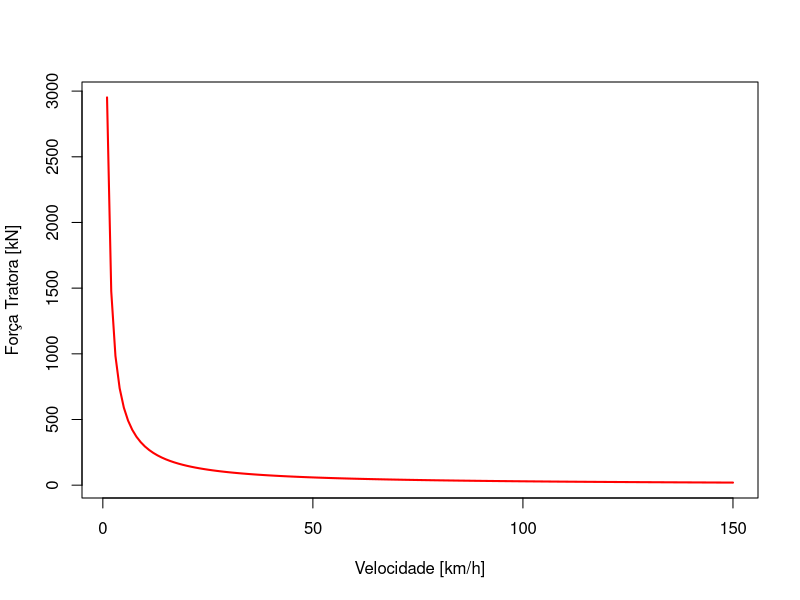
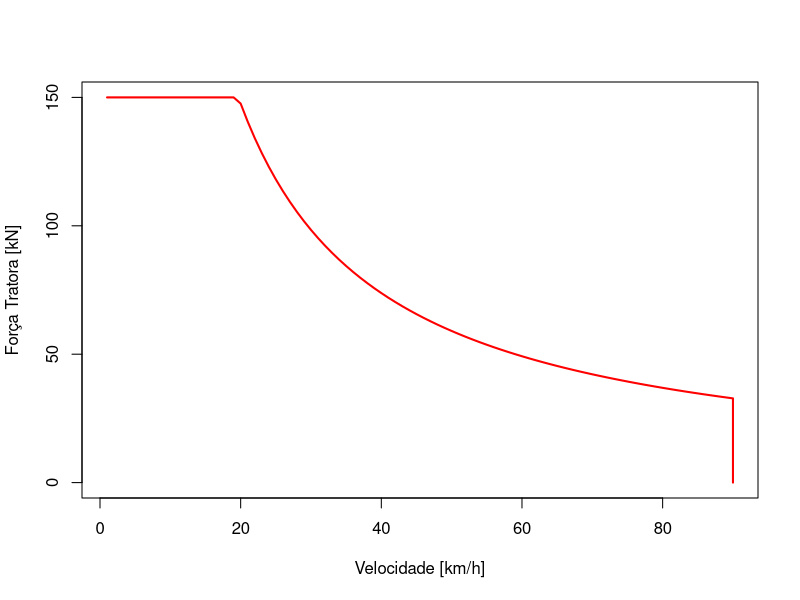

The R source for these figures, in order:
## ---- chunk 1
# Potência em kW
P = 1000
# Eficiência
n = 0.82
# Velocidades em km/h
v = 1:150

Ft = n * 3.6 * ( P / v )

plot(v, Ft, type='l', col='red', lwd=2, 
     xlab='Velocidade [km/h]',
     ylab='Força Tratora [kN]')

## ---- chunk 2
# Potência em kW
P = 1000
# Eficiência
n = 0.82
# Limite da voltagem/rotação do motor
vmax = 90 #km/h
# Velocidades em km/h
v = 1:vmax
# Limite da corrente elétrica
Ftce = 150 #kN

## EQUAÇAO
Ft = n * 3.6 * ( P / v )
# LIMITE
Ft[Ft > Ftce] = Ftce

# Acrescentar o último ponto para fechar o limite.
v <- c(v, vmax)
Ft <- c(Ft, 0)

## Plotar
plot(v, Ft, type='l', col='red', lwd=2, 
     xlab='Velocidade [km/h]',
     ylab='Força Tratora [kN]')
